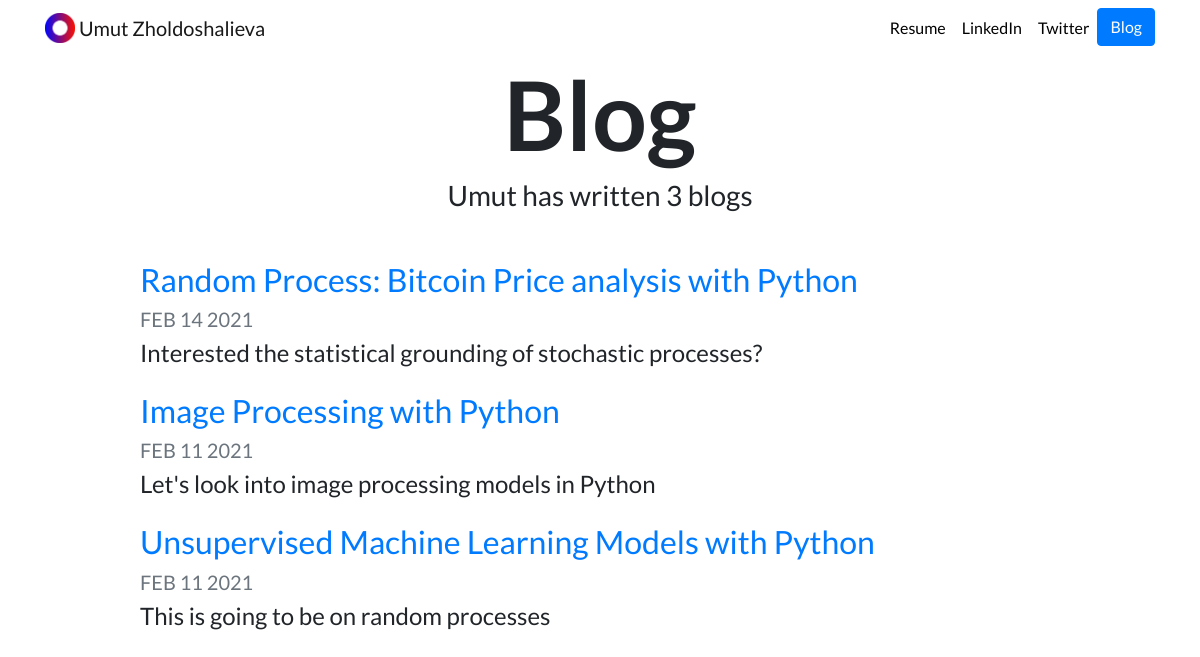
Screenshot of /blog/ with the database file from the repository.
### blog/models.py (models this page shows, shortened)
class Blog(models.Model):
    title = models.CharField(max_length=100)
    description = models.CharField(max_length=250)
    body_text = models.TextField()
    date = models.DateField()

### blog/views.py (the view)
# urls.py: path('', views.all_blogs, name = 'all_blogs'),
def all_blogs(request):
    blogs = Blog.objects.order_by('-date')
    return render(request, 'blogs/all_blogs.html', {'blogs': blogs})

### blog/templates/blogs/all_blogs.html
{% extends "portfolio/base.html" %}
{% load static %}
{% block content %}
<h1 id="blogtitle" class="font-weight-bold text-center">Blog</h1>
<h3 class="text-center mb-5">Umut has written {{ blogs.count }} blog{{ blogs.count|pluralize }}</h3>
{% for blog in blogs %}
<div class="row justify-content-center my-3">
  <div class="col-md-10">
    <a href="{% url 'blog:detail' blog.id %}">
      <h2>{{ blog.title }}</h2>
    </a>
    <h5 class="text-muted">{{ blog.date|date:'M d Y'|upper }}</h5>
    <h4>{{ blog.description|striptags|truncatechars:100 }}</h4>
  </div>
</div>
{% endfor %}
{% endblock %}

### portfolio/templates/portfolio/base.html (shortened to what this page needs)
{% load static %}
<!doctype html>
<html lang="en">
<head>
  <link rel="stylesheet" href="https://stackpath.bootstrapcdn.com/bootstrap/4.4.1/css/bootstrap.min.css">
  <link rel="stylesheet" href="{% static 'portfolio/custom.css' %}">
</head>
<body>
  <nav id="topNav" class="navbar navbar-expand-md navbar-light">
    <div class="container">
      <a class="navbar-brand" href="{% url 'home' %}">
        <img src="{% static 'portfolio/Logo.png' %}" width="30" height="30" class="d-inline-block align-top" alt="Umut's Logo">
        <span>Umut Zholdoshalieva</span>
      </a>
      <div class="collapse navbar-collapse text-center" id="navbarNav">
        <ul class="navbar-nav ml-auto">
          <li class="nav-item">
            <a class="nav-link" href="{% static 'portfolio/Resume.pdf' %}">Resume</a>
          </li>
          <li class="nav-item">
            <a class="nav-link" href="https://www.linkedin.com/in/umut-zholdosh-39ab4740/" target="_blank">LinkedIn</a>
          </li>
          <li class="nav-item">
            <a class="nav-link" href="https://twitter.com/mut_the_noise" target="_blank">Twitter</a>
          </li>
          <li>
            <a role="button" href="{% url 'blog:all_blogs' %}" class="btn btn-primary">Blog</a>
          </li>
        </ul>
      </div>
    </div>
  </nav>
  <div class="container">
    {% block content %}{% endblock %}
  </div>
</body>
</html>

### portfolio/static/portfolio/custom.css (style rules this page uses)
.navbar-nav .nav-link { color: rgba(0,0,0,1) !important; }
body { font-family: 'Lato', sans-serif; }
#blogtitle { font-size: 6rem; }

### rows the page displays
Blog: title "Random Process: Bitcoin Price analysis with Python", date "FEB 14 2021", description "Interested the statistical grounding of stochastic processes?"
Blog: title "Image Processing with Python", date "FEB 11 2021", description "Let's look into image processing models in Python"
Blog: title "Unsupervised Machine Learning Models with Python", date "FEB 11 2021", description "This is going to be on random processes"

### other values shown
{{ blogs.count }} "3"
